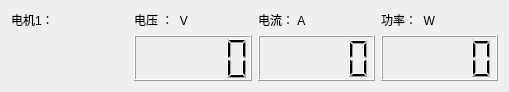
<?xml version="1.0" encoding="UTF-8"?>
<ui version="4.0">
 <class>Dialog</class>
 <widget class="QDialog" name="Dialog">
  <property name="geometry">
   <rect>
    <x>0</x>
    <y>0</y>
    <width>509</width>
    <height>92</height>
   </rect>
  </property>
  <property name="windowTitle">
   <string>Dialog</string>
  </property>
  <layout class="QGridLayout" name="gridLayout">
   <item row="1" column="0">
    <widget class="QLabel" name="label_4">
     <property name="text">
      <string>电机1：</string>
     </property>
    </widget>
   </item>
   <item row="3" column="1" rowspan="6">
    <widget class="QLCDNumber" name="Voltage"/>
   </item>
   <item row="1" column="3">
    <widget class="QLabel" name="label_2">
     <property name="text">
      <string>功率：  W</string>
     </property>
    </widget>
   </item>
   <item row="1" column="2">
    <widget class="QLabel" name="label_3">
     <property name="text">
      <string>电流： A</string>
     </property>
    </widget>
   </item>
   <item row="1" column="1">
    <widget class="QLabel" name="label">
     <property name="text">
      <string>电压 ：  V</string>
     </property>
    </widget>
   </item>
   <item row="3" column="2" rowspan="6">
    <widget class="QLCDNumber" name="Current"/>
   </item>
   <item row="3" column="3" rowspan="6">
    <widget class="QLCDNumber" name="Power"/>
   </item>
   <item row="8" column="0">
    <spacer name="verticalSpacer_2">
     <property name="orientation">
      <enum>Qt::Vertical</enum>
     </property>
     <property name="sizeHint" stdset="0">
      <size>
       <width>20</width>
       <height>40</height>
      </size>
     </property>
    </spacer>
   </item>
  </layout>
 </widget>
 <resources/>
 <connections/>
</ui>
